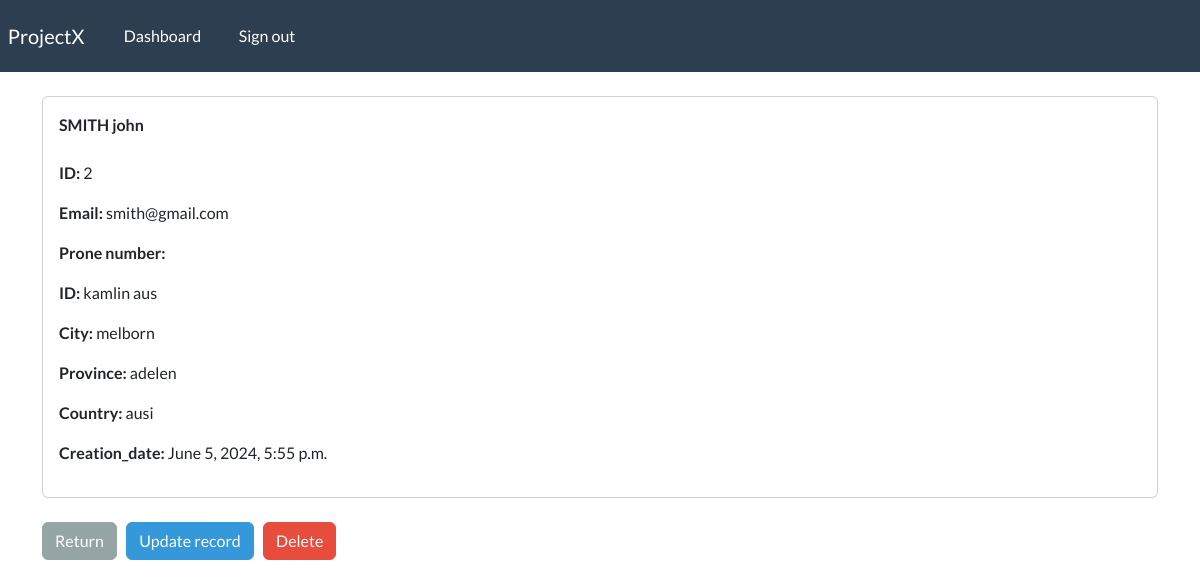
The page /record/2 (signed in) on the database its author committed.
### webapp/models.py (models this page shows, shortened)
class Record(models.Model):
    creation_date = models.DateTimeField(auto_now_add=True)
    first_name = models.CharField(max_length=100)
    last_name = models.CharField(max_length=100)
    email = models.CharField(max_length=255)
    phone = models.CharField(max_length=20)
    address = models.CharField(max_length=300)
    city = models.CharField(max_length=255)
    province = models.CharField(max_length=200)
    country = models.CharField(max_length=125)

### webapp/views.py (the view)
# urls.py: path('record/<int:pk>', views.singular_record, name="record"),
@login_required(login_url='my-login')
def singular_record(request, pk):
    all_records = Record.objects.get(id = pk)
    context = {'record': all_records}
    return render(request, 'webapp/view-record.html', context=context)

### webapp/templates/webapp/view-record.html (shortened to what this page needs)
{% extends 'webapp/base.html' %}
{% block content %}
    <div class="card">
        <div class="card-body">
            <strong>
                {{record.last_name | upper}}
                {{record.first_name}}
            </strong>
            <br>
            <br>
            <p> <strong> ID: </strong>  {{record.id}} </p>
            <p> <strong> Email: </strong>  {{record.email}} </p>
            <p> <strong> Prone number: </strong>  {{phone}} </p>
            <p> <strong> ID: </strong>   {{record.address}} </p>
            <p> <strong> City: </strong>   {{record.city}} </p>
            <p> <strong> Province: </strong>  {{record.province}} </p>
            <p> <strong> Country: </strong>  {{record.country}} </p>
            <p> <strong> Creation_date: </strong>  {{record.creation_date}} </p>
        </div>
    </div>
    <br>
    <a href=" {% url 'dashboard' %}" class="btn btn-secondary"> Return </a>
    <a href=" {% url 'update-record' record.id %}" class="btn btn-info"> Update record </a>
    <a href=" {% url '' %}" class="btn btn-danger"> Delete </a>
{% endblock %}

### rows shown on the page
Record: last_name "SMITH", first_name "john", id "2", email "smith@gmail.com", address "kamlin aus", city "melborn", province "adelen", country "ausi", creation_date "June 5, 2024, 5:55 p.m."
